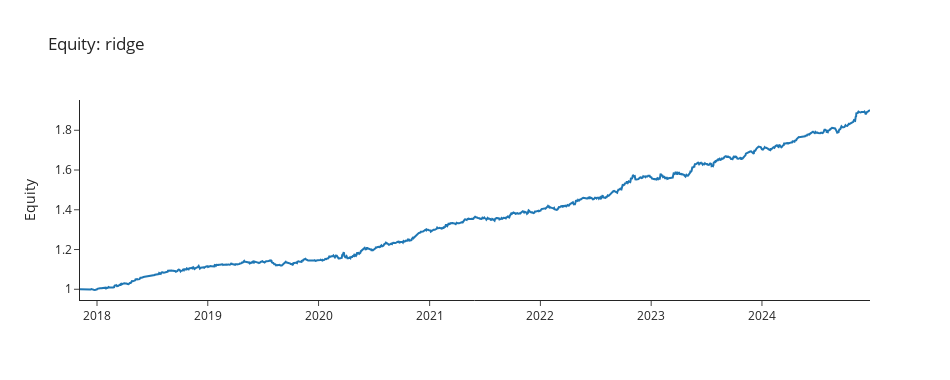

The notebook cell this image was saved under:
### Markdown cell above
***
***
### 10 - Model Variant Sweep (Train → Test, Parallelized)

This section **trains on walk-forward training folds and evaluates on their test folds** for a set of model variants (e.g., Ridge, ElasticNet, HGBT). For each variant we build horizon-ensemble predictions (5D + 21D), optionally apply beta overlay, and backtest — then compare performance and equity curves.

#### Workflow (per variant)
1) **Train/Test predictions (WF)**
   - `_fitpredict_one_horizon(5, kind, params)` and `_fitpredict_one_horizon(21, kind, params)`:
     - **Train** model on each fold’s training slice.
     - **Test** on the subsequent test month.
     - Internally includes lag-ensemble and 1D-return neutralization.

2) **Train-only horizon weights (cached)**
   - `_train_ic_for_horizon(...)` computes mean daily Spearman IC on the **training span only** for each horizon.
   - Weights are shrunk toward equal by `HORIZON_IC_SHRINK_LAMBDA`.
   - Results cached by `(H, model kind, params)` to avoid recomputation.

3) **Blend horizons on test predictions**
   - Per-date z-score each horizon’s scores, then combine with the train-only weights to get the **horizon-ensemble** test scores.

4) **Optional beta overlay (test-time)**
   - If `USE_BETA_NEUTRAL=True`, residualize scores vs precomputed rolling betas (`BETAS_FOR_SWEEP`), then deduplicate to one `(date, ticker)` score.

5) **Backtest & metrics (test-only)**
   - Run `backtest(...)` with the same execution settings (rebalance, top-q, costs, eligibility, per-name cap, leverage).
   - Collect `CAGR, Vol, Sharpe, MaxDD, N_days, AvgTurnover, wall_sec`.

#### Parallelization & safety
- Up to `N_JOBS_VARIANTS` variants run **in parallel** (threading backend); per-estimator threads limited via `threadpool_limits` to prevent oversubscription.
- Errors are caught per variant and reported in the results table without stopping the sweep.

#### Outputs
- **`variant_tbl`**: sortable comparison of metrics per variant (with params and runtime).
- **Equity overlay plot** across variants for quick visual comparison.

**Note:** All weighting (IC for horizons) uses **training data only**. Backtests and reported metrics are strictly **out-of-sample test results**.

### Code cell
# --- 10. Model variant sweep -------------------
from functools import lru_cache
from joblib import Parallel, delayed
from threadpoolctl import threadpool_limits
import time, json, os


# How many variants to run concurrently (1 to keep serial + tqdm)
N_JOBS_VARIANTS = max(1, min(os.cpu_count() - 1, 4))
# Prevent thread oversubscription inside each worker
LIMIT_THREADS_PER_EST = 1

if USE_VARIANT_SWEEP:
    VARIANTS = [
        ("ridge",      {"alpha": 1.0}),
        ("elasticnet", {"alpha": 0.5, "l1_ratio": 0.2}),
        ("elasticnet", {"alpha": 1.0, "l1_ratio": 0.1}),
        ("hgbt",       {"max_depth": 3, "learning_rate": 0.05, "max_iter": 250}),
    ]
else:
    VARIANTS = [(PROD_MODEL_KIND, PROD_MODEL_PARAMS)]

# precompute betas once for the sweep if overlay is ON
BETAS_FOR_SWEEP = build_rolling_beta(df, lookback=BETA_LOOKBACK_DAYS) if USE_BETA_NEUTRAL else None

def _variant_label(kind: str, params: dict) -> str:
    keys = ("alpha","l1_ratio","epsilon","max_depth","learning_rate","max_iter")
    short = ",".join(f"{k}={params[k]}" for k in keys if k in params)
    return f"{kind}({short})" if short else kind


# Memorize the train-IC by (H, model kind, params)
@lru_cache(maxsize=None)
def _train_ic_for_horizon_cached(H: int, kind: str, params_key: str) -> float:
    params = json.loads(params_key)
    if not USE_HORIZON_ENSEMBLE or '_train_ic_for_horizon' not in globals():
        return 0.0
    val = _train_ic_for_horizon(H, model_kind=kind, model_params=params)
    return float(max(val, 0.0))

def run_variant(kind, params):
    t0 = time.perf_counter()
    label = _variant_label(kind, params)
    params_key = json.dumps(params, sort_keys=True)
    try:
        with threadpool_limits(limits=LIMIT_THREADS_PER_EST):
            # horizon-ensemble predictions with the given model
            _, _, P5  = _fitpredict_one_horizon(5,  kind, params)
            P21 = None
            if USE_HORIZON_ENSEMBLE:
                _, _, P21 = _fitpredict_one_horizon(21, kind, params)

        if USE_HORIZON_ENSEMBLE and P21 is not None:
            # horizon weights on train (uses cached IC)
            ic_train_by_H = {H: _train_ic_for_horizon_cached(H, kind, params_key) for H in HORIZON_LIST}
            w_raw = np.array([ic_train_by_H[H] for H in HORIZON_LIST], float)
            if w_raw.sum()==0: 
                w_raw[:] = 1.0
            w_raw /= w_raw.sum()
            w_eq  = np.ones_like(w_raw)/len(HORIZON_LIST)
            wH    = (1 - HORIZON_IC_SHRINK_LAMBDA)*w_raw + HORIZON_IC_SHRINK_LAMBDA*w_eq
            H_WEIGHTS = dict(zip(HORIZON_LIST, wH))

            # per-date z-score + blend across horizons
            Z5  = _cs_zscore_by_date(P5).rename(columns={'y_pred':'z5'})
            Z21 = _cs_zscore_by_date(P21).rename(columns={'y_pred':'z21'})
            Z   = (Z5.reset_index().merge(Z21.reset_index(), on=['date','ticker'], how='outer'))
            Z[['z5','z21']] = Z[['z5','z21']].fillna(0.0)
            y_blend = H_WEIGHTS.get(5,0)*Z['z5'] + H_WEIGHTS.get(21,0)*Z['z21']
            PRED = (pd.DataFrame({'date':Z['date'],'ticker':Z['ticker'],'y_pred':y_blend})
                    .set_index('date')[['ticker','y_pred']].sort_index())
        else:
             # 5D only path (PROFILE P1) — P5 is already neutralized vs 1D inside _fitpredict_one_horizon
            PRED = P5.copy()
        # de-dup safety
        PRED = (PRED.reset_index().sort_values(['date','ticker'])
            .drop_duplicates(['date','ticker'], keep='last')
            .set_index('date')[['ticker','y_pred']])

        # beta overlay (reuses precomputed betas)
        if USE_BETA_NEUTRAL and BETAS_FOR_SWEEP is not None:
            PRED = neutralize_vs_beta(PRED, BETAS_FOR_SWEEP,
                                      min_names=MIN_XS_NAMES,
                                      strength=BETA_NEUTRAL_STRENGTH)
            PRED = (PRED.reset_index().sort_values(['date','ticker'])
                    .drop_duplicates(['date','ticker'], keep='last')
                    .set_index('date')[['ticker','y_pred']])

        # backtest on current risk toggles
        bt, _ = backtest(
            PRED, df[['ticker','close']],
            long_short=LONG_SHORT,
            top_q=TOP_QUANTILE,
            freq=REBALANCE_FREQ,
            holding_period=HOLDING_PERIOD,
            tcost_bps=TCOST_BPS,
            eligibility=(ELIG_ADV if USE_ADV_ELIGIBILITY else None),
            per_name_cap=(PER_NAME_CAP if USE_PER_NAME_CAP else None),
            gross_leverage=GROSS_LEVERAGE,
            debug=False
        )
        stats = perf_stats(bt['ret'])
        stats.update(
                label=label,
                kind=kind,
                params=params_key,
                wall_sec=time.perf_counter() - t0,
                N_days=int(bt['ret'].shape[0]),
                AvgTurnover=float(bt['turnover'].mean()),
        )
        return stats, bt['equity'].rename(label)  
    
    except Exception as e:
        import traceback
        tb = traceback.format_exc()
        stats = dict(CAGR=np.nan, Vol=np.nan, Sharpe=np.nan, MaxDD=np.nan, N=0,
                     label=label, kind=kind, params=params_key, wall_sec=np.nan,
                     error=str(e))
        print(f"[variant ERROR] {label}\n{tb}")
        empty_eq = pd.Series(dtype=float, name=label)
        return stats, empty_eq

# --- Execute ----------
rows, curves = [], {}

if N_JOBS_VARIANTS > 1 and len(VARIANTS) > 1:
    print(f"[variants] running {len(VARIANTS)} models in parallel "
          f"(n_jobs={N_JOBS_VARIANTS}, per-task threads={LIMIT_THREADS_PER_EST})")

    tasks = (delayed(run_variant)(kind, params) for kind, params in VARIANTS)
    with joblib_progress(len(VARIANTS), "Model variants"):
        results = Parallel(n_jobs=N_JOBS_VARIANTS, backend="threading")(tasks)

    for s, eq in results:
        rows.append(s); curves[eq.name] = eq
else:
    # Ridge-only (or single variant) path
    for kind, params in VARIANTS:
        s, eq = run_variant(kind, params)
        rows.append(s); curves[eq.name] = eq

variant_tbl = (pd.DataFrame(rows)
               .set_index('label')
               .sort_values('Sharpe', ascending=False)
)
base_cols = ['kind','params','CAGR','Vol','Sharpe','MaxDD','N']
extra_cols = [c for c in ['N_days','AvgTurnover','wall_sec','error'] if c in variant_tbl.columns]
variant_tbl = variant_tbl.reindex(columns=base_cols + extra_cols)
display(variant_tbl.round(3))

title = "Equity by model kind (h-ens)" if len(curves) > 1 else f"Equity: {next(iter(curves))}"
multi_equity_plot(curves, title=title)

### Figure 1 — Plotly figure (JSON) as saved in the notebook; plotly's stock layout.template omitted (floating-point values rounded to 4 significant figures; data arrays with more than 128 entries replaced by an {"elided": "..."} marker saying what was removed)
{"data": [{"mode": "lines", "name": "ridge", "type": "scatter", "x": {"elided": "1793 str values"}, "y": {"elided": "1793 float values"}}], "layout": {"height": 380, "title": {"text": "Equity: ridge"}, "width": 950, "yaxis": {"title": {"text": "Equity"}}}}
